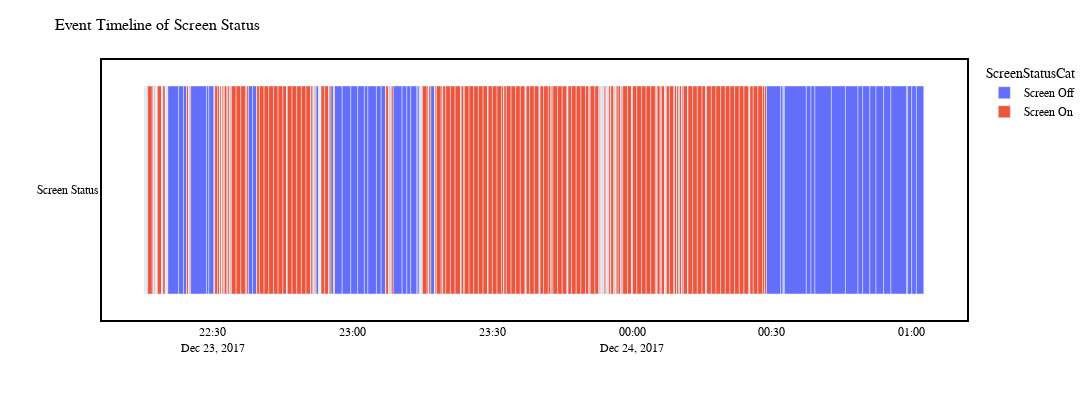

The notebook cell saved with this chart:
### Markdown cell above
below is the timeline view of the screen status with screen off shown in blue and screen on shown in red

### Code cell
timelineFig = px.timeline(screenData, x_start='Time', x_end='timeShifted', y='yVal', color='ScreenStatusCat', color_continuous_scale='bluered')

timelineFig.update_layout(
    height=400, 
    width=1200, 
    title_text='Event Timeline of Screen Status',
    title_font_size=16,
    xaxis=dict(showgrid=False, linecolor='black', linewidth=2, mirror=True),
    yaxis=dict(showgrid=False, linecolor='black', linewidth=2, mirror=True,title_text=''),
    font=dict(family="Arial, sans-serif", size=12, color="black"),
    plot_bgcolor='white',
    paper_bgcolor='white',
)

timelineFig.show()

### Figure 1 — Plotly figure (JSON) as saved in the notebook; plotly's stock layout.template omitted (floating-point values rounded to 4 significant figures; data arrays with more than 128 entries replaced by an {"elided": "..."} marker saying what was removed)
{"data": [{"alignmentgroup": "True", "base": {"elided": "138 str values"}, "hovertemplate": "ScreenStatusCat=Screen Off<br>Time=%{base}<br>timeShifted=%{x}<br>yVal=%{y}<extra></extra>", "legendgroup": "Screen Off", "marker": {"color": "#636efa", "pattern": {"shape": ""}}, "name": "Screen Off", "offsetgroup": "Screen Off", "orientation": "h", "showlegend": true, "textposition": "auto", "type": "bar", "x": {"elided": "138 int values"}, "xaxis": "x", "y": {"elided": "138 str values"}, "yaxis": "y"}, {"alignmentgroup": "True", "base": {"elided": "1862 str values"}, "hovertemplate": "ScreenStatusCat=Screen On<br>Time=%{base}<br>timeShifted=%{x}<br>yVal=%{y}<extra></extra>", "legendgroup": "Screen On", "marker": {"color": "#EF553B", "pattern": {"shape": ""}}, "name": "Screen On", "offsetgroup": "Screen On", "orientation": "h", "showlegend": true, "textposition": "auto", "type": "bar", "x": {"elided": "1862 int values"}, "xaxis": "x", "y": {"elided": "1862 str values"}, "yaxis": "y"}], "layout": {"barmode": "overlay", "font": {"color": "black", "family": "Arial, sans-serif", "size": 12}, "height": 400, "legend": {"title": {"text": "ScreenStatusCat"}, "tracegroupgap": 0}, "margin": {"t": 60}, "paper_bgcolor": "white", "plot_bgcolor": "white", "title": {"font": {"size": 16}, "text": "Event Timeline of Screen Status"}, "width": 1200, "xaxis": {"anchor": "y", "domain": [0, 1], "linecolor": "black", "linewidth": 2, "mirror": true, "showgrid": false, "type": "date"}, "yaxis": {"anchor": "x", "domain": [0, 1], "linecolor": "black", "linewidth": 2, "mirror": true, "showgrid": false, "title": {"text": ""}}}}
